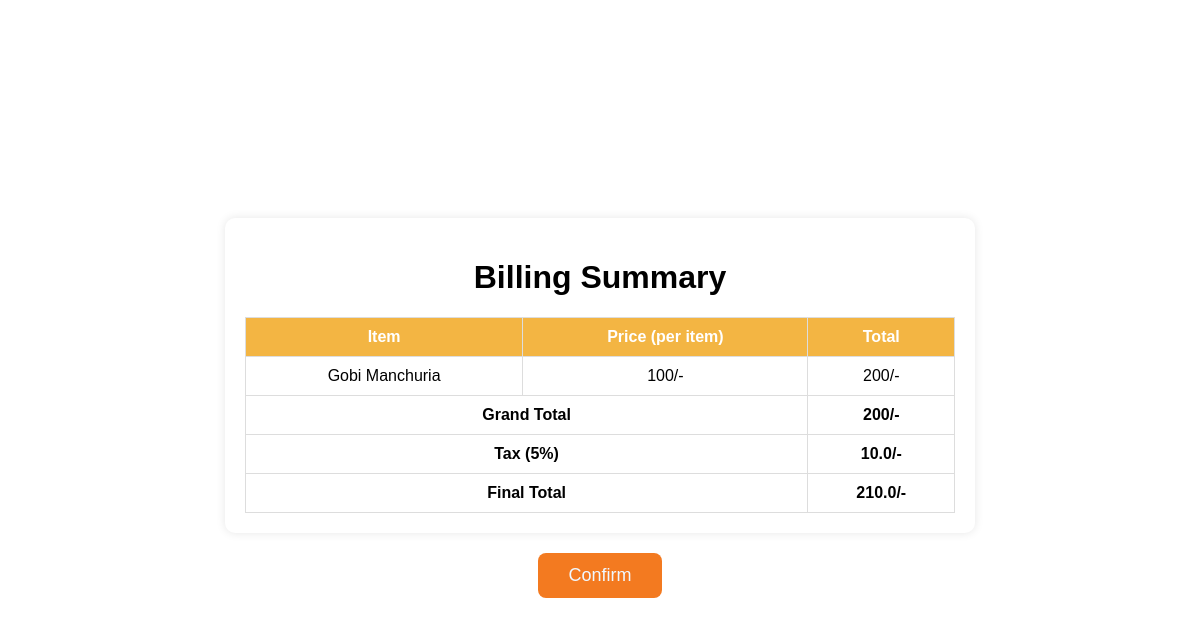
Screenshot of /placeorder/ (signed in) with the database file from the repository.
### Foodproject/models.py (models this page shows, shortened)
class cart(models.Model):
    menu_item = models.ForeignKey(menuitem, on_delete=models.CASCADE)
    number=models.IntegerField(default=1)

class menuitem(models.Model):
    name=models.CharField(max_length=100)
    description=models.TextField()
    image=models.ImageField(upload_to='media')
    price=models.IntegerField(default=100)

### Foodproject/views.py (the view)
# urls.py: path('placeorder/', login_required(placeorder, login_url='login_view'), name='placeorder'),
def placeorder(request):
    data = cart.objects.all()
    if not data:
        return HttpResponse("Your cart is empty. Please select items first.")
    for item in data:
        item.total_price = item.number * item.menu_item.price
    grand_total = sum(item.total_price for item in data)
    tax_rate = 0.05
    tax = round(grand_total * tax_rate, 2)
    final_total = round(grand_total + tax, 2)
    return render(request, 'placeorder.html', {
        'data': data,
        'grand_total': grand_total,
        'tax': tax,
        'final_total': final_total
    })

### Foodproject/templates/placeorder.html (shortened to what this page needs)
<!DOCTYPE html>
<html lang="en">
<head>
</head>
<body>
    <div class="container">
        <h1>Billing Summary</h1>
        <table>
            <thead>
                <tr>
                    <th>Item</th>
                    <th>Price (per item)</th>
                    <th>Total</th>
                </tr>
            </thead>
            <tbody>
                {% for item in data %}
                <tr>
                    <td>{{ item.menu_item.name }}</td>
                    <td>{{ item.menu_item.price }}/-</td>
                    <td>{{ item.total_price }}/-</td>
                </tr>
                {% endfor %}
            </tbody>
            <tfoot>
                <tr class="total-row">
                    <td colspan="2">Grand Total</td>
                    <td>{{ grand_total }}/-</td>
                </tr>
                <tr class="total-row">
                    <td colspan="2">Tax (5%)</td>
                    <td>{{ tax }}/-</td>
                </tr>
                <tr class="total-row">
                    <td colspan="2">Final Total</td>
                    <td>{{ final_total }}/-</td>
                </tr>
            </tfoot>
        </table>
    </div>
    <div class="confirm">
        <button class="one"><a href="{%url 'end'%}">Confirm</a></button>
    </div>
</body>
</html>

### Foodproject/templates/placeorder.html (style rules this page uses)
body { font-family: Arial, sans-serif; background: url('https://images.piclumen.com/community/20250213/13/de34ed1c-d03c-4329-8c1e-b2e6e0c8651a.webp') no-repeat center center/cover; display: flex; flex-direction: column; justify-content: center; align-items: center; height: 100vh; }
.container { width: 60%; background: white; padding: 20px; border-radius: 10px; box-shadow: 0px 0px 10px rgba(0, 0, 0, 0.1); }
h1 { text-align: center; }
table { width: 100%; border-collapse: collapse; margin-top: 20px; }
th, td { border: 1px solid #ddd; padding: 10px; text-align: center; }
th { background-color: rgb(243, 181, 67); color: white; }
.total-row { font-weight: bold; }
.confirm { text-align: center; margin-top: 20px; }
.confirm button { background-color: rgb(243, 122, 32); color: white; font-size: 18px; padding: 12px 30px; border: none; border-radius: 8px; cursor: pointer; text-decoration: none; transition: background 0.3s ease-in-out, transform 0.2s; }
.one a { text-decoration: none; color: aliceblue; }

### rows the page displays
cart: menu_item.name "Gobi Manchuria", menu_item.price "100", total_price "200"

### other values shown
{{ grand_total }} "200"
{{ tax }} "10.0"
{{ final_total }} "210.0"
